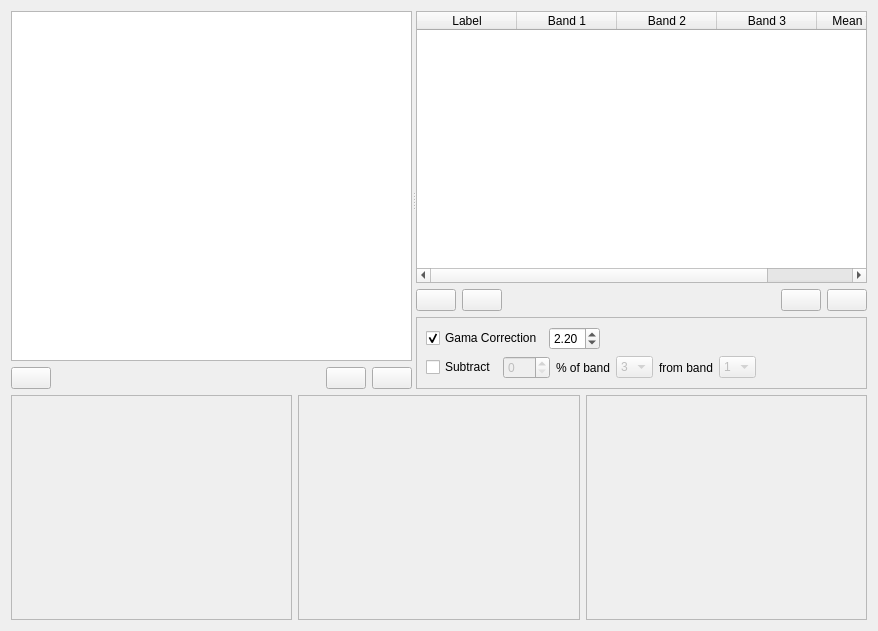
<?xml version="1.0" encoding="UTF-8"?>
<ui version="4.0">
 <class>ROI</class>
 <widget class="QWidget" name="ROI">
  <property name="geometry">
   <rect>
    <x>0</x>
    <y>0</y>
    <width>878</width>
    <height>631</height>
   </rect>
  </property>
  <property name="minimumSize">
   <size>
    <width>0</width>
    <height>500</height>
   </size>
  </property>
  <property name="windowTitle">
   <string>Target Selection</string>
  </property>
  <layout class="QGridLayout" name="gridLayout">
   <item row="0" column="0" colspan="3">
    <widget class="QSplitter" name="splitter">
     <property name="orientation">
      <enum>Qt::Horizontal</enum>
     </property>
     <widget class="QWidget" name="layoutWidget">
      <layout class="QVBoxLayout" name="verticalLayout_2">
       <item>
        <widget class="QGraphicsView" name="graphicsView">
         <property name="minimumSize">
          <size>
           <width>400</width>
           <height>0</height>
          </size>
         </property>
        </widget>
       </item>
       <item>
        <layout class="QHBoxLayout" name="horizontalLayout_2">
         <item>
          <widget class="QPushButton" name="pbuttonLoadImage">
           <property name="toolTip">
            <string>Load Image</string>
           </property>
           <property name="text">
            <string/>
           </property>
           <property name="icon">
            <iconset>
             <normaloff>resources/photo_add.png</normaloff>resources/photo_add.png</iconset>
           </property>
          </widget>
         </item>
         <item>
          <spacer name="horizontalSpacer_3">
           <property name="orientation">
            <enum>Qt::Horizontal</enum>
           </property>
           <property name="sizeHint" stdset="0">
            <size>
             <width>268</width>
             <height>20</height>
            </size>
           </property>
          </spacer>
         </item>
         <item>
          <widget class="QPushButton" name="pbuttonZoomOut">
           <property name="toolTip">
            <string>Zoom Out</string>
           </property>
           <property name="text">
            <string/>
           </property>
           <property name="icon">
            <iconset>
             <normaloff>resources/zoom_out.png</normaloff>resources/zoom_out.png</iconset>
           </property>
          </widget>
         </item>
         <item>
          <widget class="QPushButton" name="pbuttonZoomIn">
           <property name="toolTip">
            <string>Zoom In</string>
           </property>
           <property name="text">
            <string/>
           </property>
           <property name="icon">
            <iconset>
             <normaloff>resources/zoom_in.png</normaloff>resources/zoom_in.png</iconset>
           </property>
          </widget>
         </item>
        </layout>
       </item>
      </layout>
     </widget>
     <widget class="QWidget" name="layoutWidget">
      <layout class="QVBoxLayout" name="verticalLayout_3">
       <item>
        <widget class="QTableWidget" name="tableWidget">
         <property name="minimumSize">
          <size>
           <width>450</width>
           <height>0</height>
          </size>
         </property>
         <column>
          <property name="text">
           <string>Label</string>
          </property>
         </column>
         <column>
          <property name="text">
           <string>Band 1</string>
          </property>
         </column>
         <column>
          <property name="text">
           <string>Band 2</string>
          </property>
         </column>
         <column>
          <property name="text">
           <string>Band 3</string>
          </property>
         </column>
         <column>
          <property name="text">
           <string>Mean Values</string>
          </property>
         </column>
        </widget>
       </item>
       <item>
        <layout class="QHBoxLayout" name="horizontalLayout">
         <item>
          <widget class="QPushButton" name="pbuttonSaveRois">
           <property name="toolTip">
            <string>Save calibration data</string>
           </property>
           <property name="text">
            <string/>
           </property>
           <property name="icon">
            <iconset>
             <normaloff>resources/table_save.png</normaloff>resources/table_save.png</iconset>
           </property>
          </widget>
         </item>
         <item>
          <widget class="QPushButton" name="pbuttonLoadFromFile">
           <property name="toolTip">
            <string>Load reflectance values from file</string>
           </property>
           <property name="text">
            <string/>
           </property>
           <property name="icon">
            <iconset>
             <normaloff>resources/table_add.png</normaloff>resources/table_add.png</iconset>
           </property>
          </widget>
         </item>
         <item>
          <spacer name="horizontalSpacer">
           <property name="orientation">
            <enum>Qt::Horizontal</enum>
           </property>
           <property name="sizeHint" stdset="0">
            <size>
             <width>40</width>
             <height>20</height>
            </size>
           </property>
          </spacer>
         </item>
         <item>
          <widget class="QPushButton" name="pbuttonAddRow">
           <property name="toolTip">
            <string>New ROI / row</string>
           </property>
           <property name="text">
            <string/>
           </property>
           <property name="icon">
            <iconset>
             <normaloff>resources/table_row_insert.png</normaloff>resources/table_row_insert.png</iconset>
           </property>
          </widget>
         </item>
         <item>
          <widget class="QPushButton" name="pbuttonDeleteRow">
           <property name="toolTip">
            <string>Delete ROI / row</string>
           </property>
           <property name="text">
            <string/>
           </property>
           <property name="icon">
            <iconset>
             <normaloff>resources/table_row_delete.png</normaloff>resources/table_row_delete.png</iconset>
           </property>
          </widget>
         </item>
        </layout>
       </item>
       <item>
        <widget class="QFrame" name="frame">
         <property name="frameShape">
          <enum>QFrame::StyledPanel</enum>
         </property>
         <property name="frameShadow">
          <enum>QFrame::Raised</enum>
         </property>
         <layout class="QVBoxLayout" name="verticalLayout">
          <item>
           <layout class="QHBoxLayout" name="horizontalLayout_3">
            <item>
             <widget class="QCheckBox" name="cboxGammaCorrection">
              <property name="text">
               <string>Gama Correction</string>
              </property>
              <property name="checked">
               <bool>true</bool>
              </property>
             </widget>
            </item>
            <item>
             <widget class="QDoubleSpinBox" name="dsboxGamma">
              <property name="decimals">
               <number>2</number>
              </property>
              <property name="maximum">
               <double>5.000000000000000</double>
              </property>
              <property name="singleStep">
               <double>0.100000000000000</double>
              </property>
              <property name="value">
               <double>2.200000000000000</double>
              </property>
             </widget>
            </item>
            <item>
             <spacer name="horizontalSpacer_2">
              <property name="orientation">
               <enum>Qt::Horizontal</enum>
              </property>
              <property name="sizeHint" stdset="0">
               <size>
                <width>40</width>
                <height>20</height>
               </size>
              </property>
             </spacer>
            </item>
           </layout>
          </item>
          <item>
           <layout class="QHBoxLayout" name="horizontalLayout_4">
            <item>
             <widget class="QCheckBox" name="cboxSubtraction">
              <property name="text">
               <string>Subtract</string>
              </property>
             </widget>
            </item>
            <item>
             <widget class="QSpinBox" name="sboxPercent">
              <property name="enabled">
               <bool>false</bool>
              </property>
              <property name="maximum">
               <number>100</number>
              </property>
             </widget>
            </item>
            <item>
             <widget class="QLabel" name="label_3">
              <property name="text">
               <string>% of band</string>
              </property>
             </widget>
            </item>
            <item>
             <widget class="QComboBox" name="cboxSourceBand">
              <property name="enabled">
               <bool>false</bool>
              </property>
              <property name="currentIndex">
               <number>2</number>
              </property>
              <item>
               <property name="text">
                <string>1</string>
               </property>
              </item>
              <item>
               <property name="text">
                <string>2</string>
               </property>
              </item>
              <item>
               <property name="text">
                <string>3</string>
               </property>
              </item>
             </widget>
            </item>
            <item>
             <widget class="QLabel" name="label_2">
              <property name="text">
               <string>from band</string>
              </property>
             </widget>
            </item>
            <item>
             <widget class="QComboBox" name="cboxFromBand">
              <property name="enabled">
               <bool>false</bool>
              </property>
              <property name="currentIndex">
               <number>0</number>
              </property>
              <item>
               <property name="text">
                <string>1</string>
               </property>
              </item>
              <item>
               <property name="text">
                <string>2</string>
               </property>
              </item>
              <item>
               <property name="text">
                <string>3</string>
               </property>
              </item>
             </widget>
            </item>
            <item>
             <spacer name="horizontalSpacer_4">
              <property name="orientation">
               <enum>Qt::Horizontal</enum>
              </property>
              <property name="sizeHint" stdset="0">
               <size>
                <width>40</width>
                <height>20</height>
               </size>
              </property>
             </spacer>
            </item>
           </layout>
          </item>
         </layout>
        </widget>
       </item>
      </layout>
     </widget>
    </widget>
   </item>
   <item row="1" column="0">
    <widget class="QFrame" name="frameRed">
     <property name="minimumSize">
      <size>
       <width>0</width>
       <height>200</height>
      </size>
     </property>
     <property name="maximumSize">
      <size>
       <width>16777215</width>
       <height>225</height>
      </size>
     </property>
     <property name="frameShape">
      <enum>QFrame::StyledPanel</enum>
     </property>
     <property name="frameShadow">
      <enum>QFrame::Raised</enum>
     </property>
    </widget>
   </item>
   <item row="1" column="1">
    <widget class="QFrame" name="frameGreen">
     <property name="minimumSize">
      <size>
       <width>0</width>
       <height>200</height>
      </size>
     </property>
     <property name="maximumSize">
      <size>
       <width>16777215</width>
       <height>225</height>
      </size>
     </property>
     <property name="frameShape">
      <enum>QFrame::StyledPanel</enum>
     </property>
     <property name="frameShadow">
      <enum>QFrame::Raised</enum>
     </property>
    </widget>
   </item>
   <item row="1" column="2">
    <widget class="QFrame" name="frameBlue">
     <property name="minimumSize">
      <size>
       <width>0</width>
       <height>200</height>
      </size>
     </property>
     <property name="maximumSize">
      <size>
       <width>16777215</width>
       <height>225</height>
      </size>
     </property>
     <property name="frameShape">
      <enum>QFrame::StyledPanel</enum>
     </property>
     <property name="frameShadow">
      <enum>QFrame::Raised</enum>
     </property>
    </widget>
   </item>
  </layout>
 </widget>
 <resources/>
 <connections/>
</ui>
